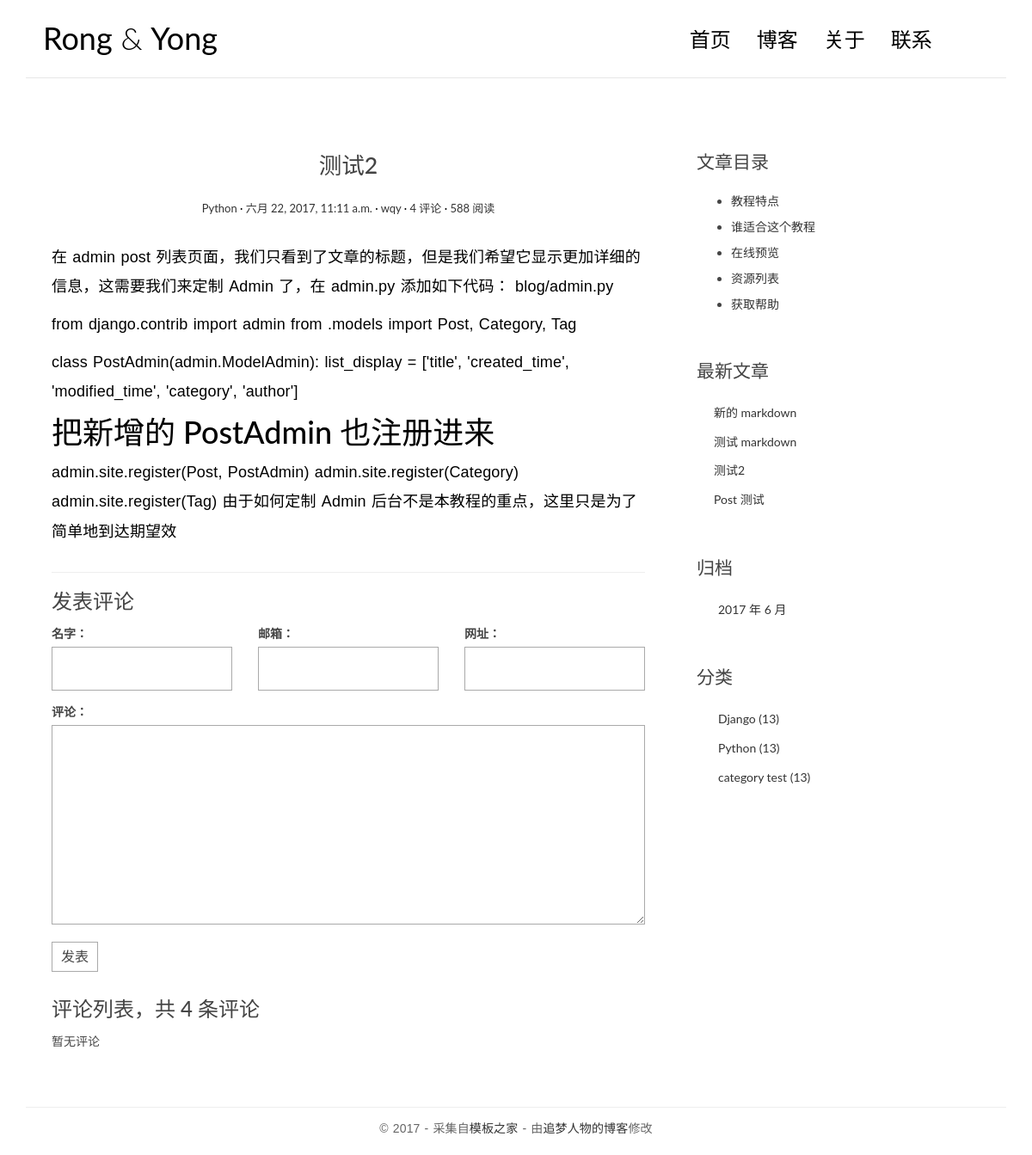
Screenshot of /post/3/ with the database file from the repository.
### blog/models.py (models this page shows, shortened)
class Post(models.Model):
    title = models.CharField(max_length=70)
    body = models.TextField()
    created_time = models.DateTimeField()
    modified_time = models.DateTimeField()
    excerpt = models.CharField(max_length=200, blank=True)
    category = models.ForeignKey(Category)
    tags = models.ManyToManyField(Tag, blank=True)
    author = models.ForeignKey(User)
    def get_absolute_url(self):
        return reverse('blog:detail',kwargs={'pk':self.pk})

class Category(models.Model):
    name = models.CharField(max_length=100)

### blog/views.py (the view)
# urls.py: url(r'^post/(?P<pk>[0-9]+)/$',views.detail,name='detail'),
def detail(request, pk):
    post = get_object_or_404(Post, pk=pk)
    post.body = markdown.markdown(post.body,
                                  extensions=[
                                      'markdown.extensions.extra',
                                      'markdown.extensions.codehilite',
                                      'markdown.extensions.toc'])
    form = CommentForm()
    comment_list = post.comment_set.all()
    context = {'post': post,
               'form': form,
               'comment_list': comment_list,
               }
    return render(request, 'blog/detail.html', context=context)

### comments/forms.py
class CommentForm(forms.ModelForm):
    class Meta:
        model = Comment
        fields = ['name','email','url','text']

### blog/templatetags/blog_tags.py (called while the page is built)
@register.simple_tag
def get_recent_posts(num=5):
    return Post.objects.all().order_by('-created_time')[:num]

@register.simple_tag
def archives():
    return Post.objects.dates(
        'created_time','month',order='DESC'
    )

@register.simple_tag
def get_categories():
    return Category.objects.all()

### templates/blog/detail.html (shortened to what this page needs)
{% extends 'base.html' %}
{% block main %}
    <article class="post post-{{ post.pk }}">
        <header class="entry-header">
            <h1 class="entry-title">{{ post.title }}</h1>
            <div class="entry-meta">
                <span class="post-category"><a href="#">{{ post.category.name }}</a></span>
                <span class="post-date"><a href="#"><time class="entry-date"
                                                          datetime="{{ post.created_time }}">{{ post.created_time }}</time></a></span>
                <span class="post-author"><a href="#">{{ post.author }}</a></span>
                <span class="comments-link"><a href="#">4 评论</a></span>
                <span class="views-count"><a href="#">588 阅读</a></span>
            </div>
        </header>
        <div class="entry-content clearfix">
            {{ post.body|safe }}
        </div>
    </article>
    <section class="comment-area" id="comment-area">
        <hr>
        <h3>发表评论</h3>
        <form action="{% url 'comments:post_comment' post.pk %}" method="post" class="comment-form">
            <div class="row">
                <div class="col-md-4">
                    <label for="{{ form.name.id_for_label }}">名字：</label>
                    {{ form.name }}
                </div>
                <div class="col-md-4">
                    <label for="{{ form.email.id_for_label }}">邮箱：</label>
                    {{ form.email }}
                </div>
                <div class="col-md-4">
                    <label for="{{ form.url.id_for_label }} %}">网址：</label>
                    {{ form.url }}
                </div>
                <div class="col-md-12">
                    <label for="{{ form.text.id_for_label }}">评论：</label>
                    {{ form.text }}
                    <button type="submit" class="comment-btn">发表</button>
                </div>
            </div>
        </form>
        <div class="comment-list-panel">
            <h3>评论列表，共 <span>4</span> 条评论</h3>
            <ul class="comment-list list-unstyled">
                {% for comment in comment_list %}
                    <li class="comment-item">
                        <span class="nickname">{{ comment.name }}</span>
                        <time class="submit-date">{{ comment.created_time }}</time>
                        <div  class="text">{{ comment.text }}</div>
                    </li>
                {% empty %}
                    暂无评论
                {% endfor %}
            </ul>
        </div>
    </section>
{% endblock main %}
{% block toc %}
    <div class="widget widget-content">
        <h3 class="widget-title">文章目录</h3>
        <ul>
            <li>
                <a href="#">教程特点</a>
            </li>
            <li>
                <a href="#">谁适合这个教程</a>
            </li>
            <li>
                <a href="#">在线预览</a>
            </li>
            <li>
                <a href="#">资源列表</a>
            </li>
            <li>
                <a href="#">获取帮助</a>
            </li>
        </ul>
    </div>
{% endblock toc %}

### templates/base.html (shortened to what this page needs)
{% load staticfiles %}
{% load blog_tags %}
<!DOCTYPE html>
<html>
<head>
    <link rel="stylesheet" href="{% static 'blog/css/bootstrap.min.css' %}">
    <link rel="stylesheet" href="http://code.ionicframework.com/ionicons/2.0.1/css/ionicons.min.css">
    <link rel="stylesheet" href="{% static 'blog/css/pace.css' %}">
    <link rel="stylesheet" href="{% static 'blog/css/custom.css' %}">
    <link rel="stylesheet" href="{% static 'blog/css/highlights/github.css' %}">
</head>
<body>
<div class="container">
    <header id="site-header">
        <div class="row">
            <div class="col-md-4 col-sm-5 col-xs-8">
                <div class="logo">
                    <h1><a href="{% url 'blog:index' %}"><b>Rong</b> &amp; <b>Yong</b></a></h1>
                </div>
            </div>
            <div class="col-md-8 col-sm-7 col-xs-4">
                <nav class="main-nav" role="navigation">
                    <div class="collapse navbar-collapse" id="bs-example-navbar-collapse-1">
                        <ul class="nav navbar-nav navbar-right">
                            <li class="cl-effect-11"><a href="{% url 'blog:index' %}" data-hover="首页">首页</a></li>
                            <li class="cl-effect-11"><a href="{% url 'blog:index' %}" data-hover="博客">博客</a></li>
                            <li class="cl-effect-11"><a href="{% url 'blog:index' %}" data-hover="关于">关于</a></li>
                            <li class="cl-effect-11"><a href="{% url 'blog:index' %}" data-hover="联系">联系</a></li>
                        </ul>
                    </div>
                </nav>
            </div>
        </div>
    </header>
</div>
<div class="content-body">
    <div class="container">
        <div class="row">
            <main class="col-md-8">
                {% block main %}
                {% endblock main %}
            </main>
            <aside class="col-md-4">
                {% block toc %}
                {% endblock toc %}
                <div class="widget widget-recent-posts">
                    <h3 class="widget-title">最新文章</h3>
                    {% get_recent_posts as recent_post_list %}
                    <ul>
                        {% for post in recent_post_list %}
                            <li>
                                <a href="{{ post.get_absolute_url }}">{{ post.title }}</a>
                            </li>
                        {% empty %}
                            暂无文章！
                        {% endfor %}
                    </ul>
                </div>
                <div class="widget widget-archives">
                    <h3 class="widget-title">归档</h3>
                    {% archives as date_list %}
                    <ul>
                        {% for date in date_list %}
                            <li>
                                <a href="{% url 'blog:archives' date.year date.month %}">{{ date.year }} 年 {{ date.month }} 月</a>
                            </li>
                        {% empty %}
                            暂无归档！
                        {% endfor %}
                    </ul>
                </div>
                <div class="widget widget-category">
                    <h3 class="widget-title">分类</h3>
                    {% get_categories as category_list %}
                    <ul>
                        {% for category in category_list %}
                            <li>
                                <a href="{% url 'blog:category' category.pk %}">{{ category.name }} <span class="post-count">(13)</span></a>
                            </li>
                        {% empty %}
                            暂无分类！
                        {% endfor %}
                    </ul>
                </div>
            </aside>
        </div>
    </div>
</div>
<footer id="site-footer">
    <div class="container">
        <div class="row">
            <div class="col-md-12">
                <p class="copyright">&copy 2017 - 采集自<a href="http://www.cssmoban.com/"
                                                        target="_blank" title="模板之家">模板之家</a>
                    - 由<a href="http://zmrenwu.com/" title="网页模板" target="_blank">追梦人物的博客</a>修改
                </p>
            </div>
        </div>
    </div>
</footer>
</body>
</html>

### blog/static/blog/css/custom.css (style rules this page uses)
* { outline: none; }
h1, h2, h3, h4, h5, h6 { margin-top: 0; }
b { font-weight: 400; }
a { color: #333; }
body { color: #444; font-family: 'Lato', sans-serif; }
p { font-family: 'Ubuntu', sans-serif; font-weight: 400; word-spacing: 1px; letter-spacing: 0.01em; }
#site-header { background-color: #FFF; padding: 25px 20px; margin-bottom: 40px; border-bottom: 1px solid #e7e7e7; }
.logo h1 a { color: #000; }
.logo h1 { margin: 0; font-family: 'Lato', sans-serif; font-weight: 300; }
.main-nav { margin-top: 11px; max-width: 95%; }
.main-nav a { color: #000000 !important; padding: 0 0 5px 0 !important; margin-right: 30px; font-family: 'Lato', sans-serif; font-weight: 300; font-size: 24px; }
.cl-effect-11 a { padding: 10px 0; color: #0972b4; text-shadow: none; }
.cl-effect-11 a::before { position: absolute; top: 0; left: 0; overflow: hidden; padding: 0 0 5px 0 !important; max-width: 0; border-bottom: 1px solid #000; color: #000; content: attr(data-hover); white-space: nowrap; -webkit-transition: max-width 0.5s; -moz-transition: max-width 0.5s; transition: max-width 0.5s; }
.content-body { padding-bottom: 4em; }
.post { background: #fff; padding: 30px 30px 0; }
.entry-title { text-align: center; font-size: 1.9em; margin-bottom: 20px; line-height: 1.6; padding: 10px 20px 0; }
.entry-meta { text-align: center; color: #DDDDDD; font-size: 13px; margin-bottom: 30px; }
.entry-content { font-size: 18px; line-height: 1.9; font-weight: 300; color: #000; }
.post-category::after, .post-date::after, .post-author::after, .comments-link::after { content: ' ·'; color: #000; }
.widget { background: #fff; padding: 30px 0 0; }
.widget-title { font-size: 1.5em; margin-bottom: 20px; line-height: 1.6; padding: 10px 0 0; font-weight: 400; }
.widget-recent-posts ul { padding: 0; margin: 0; padding-left: 20px; }
.widget-recent-posts ul li { list-style-type: none; position: relative; line-height: 170%; margin-bottom: 10px; }
.widget-recent-posts ul li::before { content: '\f3d3'; font-family: "Ionicons"; position: absolute; left: -17px; top: 3px; font-size: 16px; color: #000; }
.widget-archives ul { padding: 0; margin: 0; padding-left: 25px; }
.widget-archives ul li { list-style-type: none; position: relative; line-height: 170%; margin-bottom: 10px; }
.widget-archives ul li::before { content: '\f3f3'; font-family: "Ionicons"; position: absolute; left: -25px; top: 1px; font-size: 16px; color: #000; }
.widget-category ul { padding: 0; margin: 0; padding-left: 25px; }
.widget-category ul li { list-style-type: none; position: relative; line-height: 170%; margin-bottom: 10px; }
.widget-category ul li::before { content: '\f3fe'; font-family: "Ionicons"; position: absolute; left: -25px; top: 1px; font-size: 18px; color: #000; }
.widget-content ul li { margin-bottom: 10px; }
#site-footer { padding-top: 10px; padding: 0 0 1.5em 0; }
.copyright { text-align: center; padding-top: 1em; margin: 0; border-top: 1px solid #eee; color: #666; }
.contact-form input, .comment-form input { border: 1px solid #aaa; margin-bottom: 15px; width: 100%; padding: 15px 15px; font-size: 16px; line-height: 100%; transition: 0.4s border-color linear; }
.contact-form textarea, .comment-form textarea { border: 1px solid #aaa; margin-bottom: 15px; width: 100%; padding: 15px 15px; font-size: 16px; line-height: 20px !important; min-height: 183px; transition: 0.4s border-color linear; }
.comment-area { padding: 0 30px 0; }
.comment-form { margin-top: 15px; }
.comment-form .comment-btn { background-color: #fff; border: 1px solid #aaa; font-size: 16px; padding: 5px 10px; }
.comment-list-panel { margin-top: 30px; }
.comment-list { margin-top: 15px; }

### rows the page displays
Post: title "测试2", category.name "Python", created_time "六月 22, 2017, 11:11 a.m.", author "wqy", body "在 admin post 列表页面，我们只看到了文章的标题，但是我们希望它显示更加详细的信息，这需要我们来定制 Admin 了，在 admin.py 添加如下代码： blog/admin.py from django.contrib import admin from .models import Post, Category, Tag class PostAdmin(admin.ModelAdmin): list_display = ['title', 'created_time', 'modified_time', 'category', 'author'] 把新增的 PostAdmin 也注册进来 admin.site.register(Post, PostAdmin) admin.site.register(Category) admin.site.register(Tag) 由于如何定制 Admin 后台不是本教程的重点，这里只是为了简单地到达期望效"
Post: title "新的 markdown"
Post: title "测试 markdown"
Post: title "Post 测试"
Category: name "Django"
Category: name "Python"
Category: name "category test"

### other values shown
{{ date.year }} "2017"
{{ date.month }} "6"
